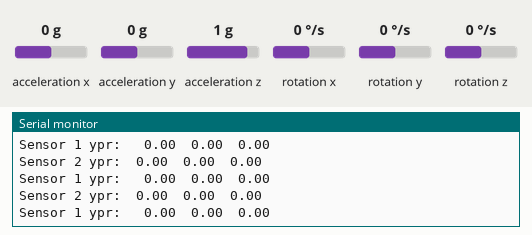
The sketch below on a simulated Arduino Uno, built with avr-gcc and run on an emulated ATmega328P. On the bench: the last lines printed to the serial monitor. Inputs (shaded band) come from the test bench; at power-on: acceleration x 0 g, acceleration y 0 g, rotation z 0 °/s, acceleration z 1 g, rotation x 0 °/s, rotation y 0 °/s.

Above: at 3.2 s.
3.3 s: acceleration x set to -1.4 g
At 4.4 s:
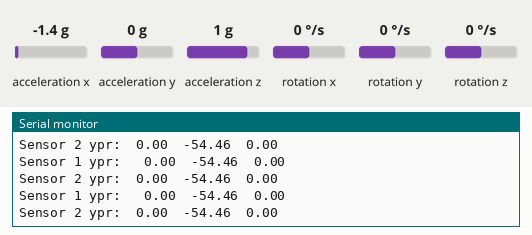
6.3 s: acceleration x set to 0.8 g
At 7.4 s:
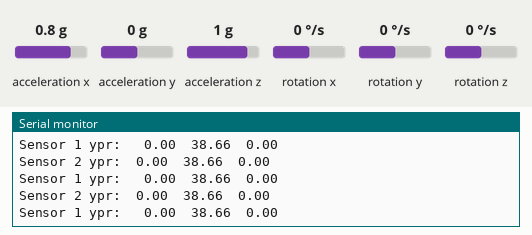
9.3 s: acceleration y set to -1.4 g
At 10.0 s:
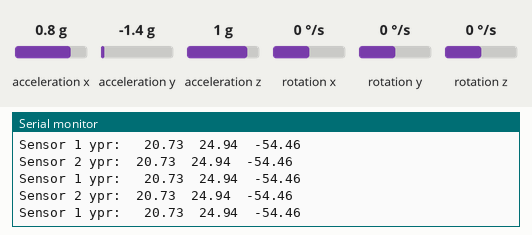
10.8 s: rotation z set to -192 °/s
At 11.9 s:
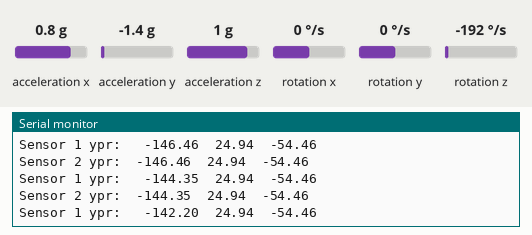
13.8 s: rotation z set to 0 °/s
At 14.5 s:
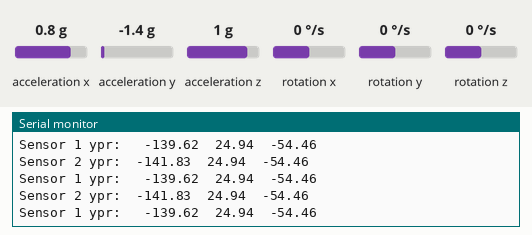
16.8 s: acceleration z set to -1.4 g
At 17.6 s:
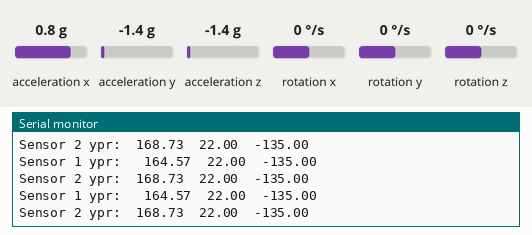
Timing chart, 0 to 19.8 s (numbered marks = the images above; inputs shaded):
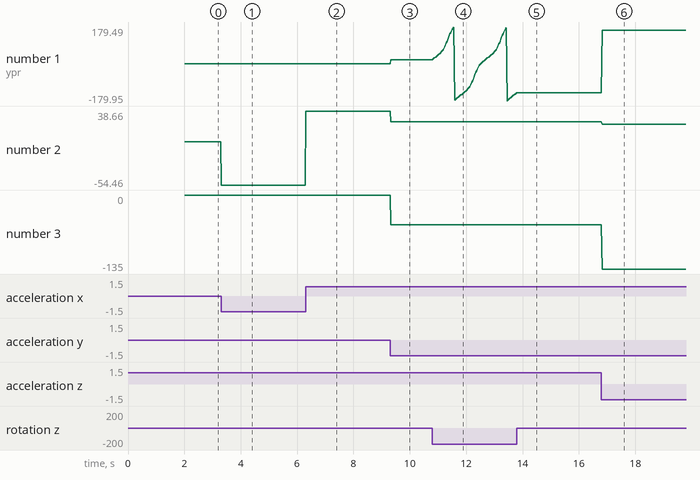

Measured:
- after the input at 3.3 s, the serial monitor: prints a new line at once (image 1)
- after the input at 6.3 s, the serial monitor: prints a new line at once (image 2)
- after the input at 9.3 s, the serial monitor: prints a new line at once (image 3)
- after the input at 10.8 s, the serial monitor: prints a new line at once (image 4)
- after the input at 16.8 s, the serial monitor: prints a new line at once (image 6)
- plotted number 1: 0 → 20.73 after the input at 9.3 s, 20.73 → -139.62 after the input at 10.8 s, -139.62 → 164.57 after the input at 16.8 s
- plotted number 2: 0 → -54.46 after the input at 3.3 s, -54.46 → 38.66 after the input at 6.3 s, 38.66 → 24.94 after the input at 9.3 s, 24.94 → 22 after the input at 16.8 s
- plotted number 3: 0 → -54.46 after the input at 9.3 s, -54.46 → -135 after the input at 16.8 s

The sketch:

MPU6050_5_DMP_two_sensors.ino
```cpp
#include "I2Cdev.h"
#include "MPU6050_6Axis_MotionApps612.h"
#include "Wire.h"

typedef struct{
  Quaternion qat;
  VectorFloat gravity;
  float yaw;
  float pitch;
  float roll;
} MPU6050_values;

MPU6050_values mpu_1_values;
MPU6050_values mpu_2_values;

//To set secondary address set pin AD0 to high, otherwise both will have address conflict.
MPU6050 mpu_1(0x68);
MPU6050 mpu_2(0x69);

//Both devices share same buffer. If for whatever reason you've decided
//to use RTOS or interrupts you should create separate buffer per device
//and avoid overwriting values. Current code is safe because it parses
//values from buffer immediately.
uint8_t dataBuffer[64];

void setup() {
  Wire.begin();
  Wire.setClock(400000);
  Wire.setWireTimeout(3000, true);

  Serial.begin(115200);
  while (!Serial);

  Serial.println("\nSensor 1 Init:");
  mpuInit(mpu_1);

  Serial.println("\nSensor 2 Init:");
  mpuInit(mpu_2);


  delay(1000);
}

void loop() {

  if(mpu_1.dmpGetCurrentFIFOPacket(dataBuffer)) {
    mpuGetValues(mpu_1, mpu_1_values);

    Serial.print("Sensor 1 ypr: \t");
    Serial.print(mpu_1_values.yaw);
    Serial.print("\t");
    Serial.print(mpu_1_values.pitch);
    Serial.print("\t");
    Serial.print(mpu_1_values.roll);
    Serial.println();
  }

  if(mpu_2.dmpGetCurrentFIFOPacket(dataBuffer)) {
    mpuGetValues(mpu_2, mpu_2_values);

    Serial.print("Sensor 2 ypr:\t");
    Serial.print(mpu_2_values.yaw);
    Serial.print("\t");
    Serial.print(mpu_2_values.pitch);
    Serial.print("\t");
    Serial.print(mpu_2_values.roll);
    Serial.println();
  }

}

void mpuInit(MPU6050& device){
  device.initialize();
  device.dmpInitialize();
  device.CalibrateAccel(6);
  device.CalibrateGyro(6);

  //device.PrintActiveOffsets();

  // Serial.print("Testing connection: ");
  // Serial.println(device.testConnection());

  device.setDMPEnabled(true);
}

void mpuGetValues(MPU6050& device, MPU6050_values& values){
    float ypr[3];
    device.dmpGetQuaternion(&values.qat, dataBuffer);
    device.dmpGetGravity(&values.gravity, &values.qat);
    device.dmpGetYawPitchRoll(ypr, &values.qat, &values.gravity);

    values.yaw = ypr[0] * 180 / M_PI;
    values.pitch = ypr[1] * 180 / M_PI;
    values.roll = ypr[2] * 180 / M_PI;
}
```
